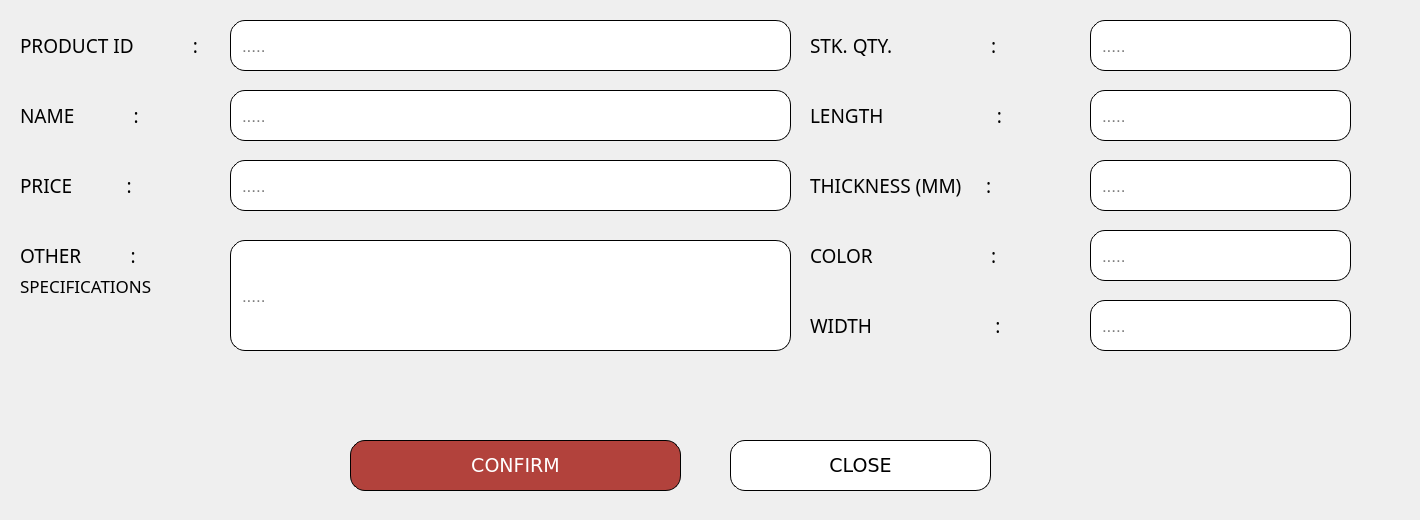
      <widget class="QWidget" name="ADD_OTHER">
       <widget class="QFrame" name="frame_49">
        <property name="geometry">
         <rect>
          <x>-10</x>
          <y>420</y>
          <width>1331</width>
          <height>91</height>
         </rect>
        </property>
        <property name="styleSheet">
         <string notr="true">    background-color: transparent;
</string>
        </property>
        <property name="frameShape">
         <enum>QFrame::StyledPanel</enum>
        </property>
        <property name="frameShadow">
         <enum>QFrame::Raised</enum>
        </property>
        <widget class="QPushButton" name="pushButton_Confirm_OTHERadd">
         <property name="geometry">
          <rect>
           <x>360</x>
           <y>20</y>
           <width>331</width>
           <height>51</height>
          </rect>
         </property>
         <property name="font">
          <font>
           <family>Verdana</family>
           <pointsize>14</pointsize>
          </font>
         </property>
         <property name="styleSheet">
          <string notr="true">    background-color: #b2423c;
    color: white;
    border-radius: 15px;
border: 1px solid #000000; 
    padding: 9px;
font-family: &quot;Verdana&quot;, sans-serif; 
text-align: center;</string>
         </property>
         <property name="text">
          <string>CONFIRM</string>
         </property>
        </widget>
        <widget class="QPushButton" name="pushButton_Close_OTHERadd">
         <property name="geometry">
          <rect>
           <x>740</x>
           <y>20</y>
           <width>261</width>
           <height>51</height>
          </rect>
         </property>
         <property name="font">
          <font>
           <family>Verdana</family>
           <pointsize>14</pointsize>
          </font>
         </property>
         <property name="styleSheet">
          <string notr="true">
/* Default Inactive Button */
QPushButton {
    background-color: #ffffff;
    color: black;
    border-radius: 15px;
border: 1px solid #000000; 
    padding: 9px;
font-family: &quot;Verdana&quot;, sans-serif; 
text-align: center;
}

/* Hover Effect on Inactive Buttons */
QPushButton:hover {
    background-color: #a6a6a6;
    color: white;
}

/* Active Button (Current Page) */
QPushButton#activeButton {
    background-color: #a6a6a6;
    color: white;
}
</string>
         </property>
         <property name="text">
          <string>CLOSE</string>
         </property>
        </widget>
       </widget>
       <widget class="QFrame" name="frame_addspandrel_9">
        <property name="geometry">
         <rect>
          <x>-10</x>
          <y>10</y>
          <width>1411</width>
          <height>411</height>
         </rect>
        </property>
        <property name="styleSheet">
         <string notr="true">    background-color: transparent;
</string>
        </property>
        <property name="frameShape">
         <enum>QFrame::StyledPanel</enum>
        </property>
        <property name="frameShadow">
         <enum>QFrame::Raised</enum>
        </property>
        <widget class="QLabel" name="label_249">
         <property name="geometry">
          <rect>
           <x>30</x>
           <y>10</y>
           <width>241</width>
           <height>51</height>
          </rect>
         </property>
         <property name="font">
          <font>
           <family>Poppins Medium</family>
           <pointsize>14</pointsize>
           <weight>50</weight>
           <bold>false</bold>
          </font>
         </property>
         <property name="styleSheet">
          <string notr="true">    background-color: transparent;
</string>
         </property>
         <property name="text">
          <string>PRODUCT ID            :</string>
         </property>
        </widget>
        <widget class="QLabel" name="label_250">
         <property name="geometry">
          <rect>
           <x>30</x>
           <y>140</y>
           <width>171</width>
           <height>71</height>
          </rect>
         </property>
         <property name="font">
          <font>
           <family>Poppins Medium</family>
           <pointsize>14</pointsize>
           <weight>50</weight>
           <bold>false</bold>
          </font>
         </property>
         <property name="styleSheet">
          <string notr="true">    background-color: transparent;
</string>
         </property>
         <property name="text">
          <string>PRICE           :</string>
         </property>
        </widget>
        <widget class="QLabel" name="label_251">
         <property name="geometry">
          <rect>
           <x>30</x>
           <y>60</y>
           <width>171</width>
           <height>91</height>
          </rect>
         </property>
         <property name="font">
          <font>
           <family>Poppins Medium</family>
           <pointsize>14</pointsize>
           <weight>50</weight>
           <bold>false</bold>
          </font>
         </property>
         <property name="styleSheet">
          <string notr="true">    background-color: transparent;
</string>
         </property>
         <property name="text">
          <string>NAME            :</string>
         </property>
        </widget>
        <widget class="QLineEdit" name="lineEdit_AddOTHER_prodID">
         <property name="geometry">
          <rect>
           <x>240</x>
           <y>10</y>
           <width>561</width>
           <height>51</height>
          </rect>
         </property>
         <property name="font">
          <font>
           <pointsize>13</pointsize>
          </font>
         </property>
         <property name="styleSheet">
          <string notr="true">    background-color: #ffffff;
    color: black;
    border-radius: 15px;
border: 1px solid #000000; 
    padding: 9px;
</string>
         </property>
         <property name="placeholderText">
          <string>.....</string>
         </property>
        </widget>
        <widget class="QLineEdit" name="lineEdit_AddOTHER_Width">
         <property name="geometry">
          <rect>
           <x>1100</x>
           <y>290</y>
           <width>261</width>
           <height>51</height>
          </rect>
         </property>
         <property name="font">
          <font>
           <pointsize>13</pointsize>
          </font>
         </property>
         <property name="styleSheet">
          <string notr="true">    background-color: #ffffff;
    color: black;
    border-radius: 15px;
border: 1px solid #000000; 
    padding: 9px;
</string>
         </property>
         <property name="placeholderText">
          <string>.....</string>
         </property>
        </widget>
        <widget class="QLabel" name="label_252">
         <property name="geometry">
          <rect>
           <x>820</x>
           <y>-50</y>
           <width>271</width>
           <height>171</height>
          </rect>
         </property>
         <property name="font">
          <font>
           <family>Poppins Medium</family>
           <pointsize>14</pointsize>
           <weight>50</weight>
           <bold>false</bold>
          </font>
         </property>
         <property name="styleSheet">
          <string notr="true">    background-color: transparent;
</string>
         </property>
         <property name="text">
          <string>STK. QTY.                    :</string>
         </property>
        </widget>
        <widget class="QLineEdit" name="lineEdit_AddOTHER_Qty">
         <property name="geometry">
          <rect>
           <x>1100</x>
           <y>10</y>
           <width>261</width>
           <height>51</height>
          </rect>
         </property>
         <property name="font">
          <font>
           <pointsize>13</pointsize>
          </font>
         </property>
         <property name="styleSheet">
          <string notr="true">    background-color: #ffffff;
    color: black;
    border-radius: 15px;
border: 1px solid #000000; 
    padding: 9px;
</string>
         </property>
         <property name="placeholderText">
          <string>.....</string>
         </property>
        </widget>
        <widget class="QLabel" name="label_253">
         <property name="geometry">
          <rect>
           <x>820</x>
           <y>270</y>
           <width>261</width>
           <height>91</height>
          </rect>
         </property>
         <property name="font">
          <font>
           <family>Poppins Medium</family>
           <pointsize>14</pointsize>
           <weight>50</weight>
           <bold>false</bold>
          </font>
         </property>
         <property name="styleSheet">
          <string notr="true">    background-color: transparent;
</string>
         </property>
         <property name="text">
          <string>WIDTH                         :</string>
         </property>
        </widget>
        <widget class="QLabel" name="label_254">
         <property name="geometry">
          <rect>
           <x>820</x>
           <y>200</y>
           <width>271</width>
           <height>91</height>
          </rect>
         </property>
         <property name="font">
          <font>
           <family>Poppins Medium</family>
           <pointsize>14</pointsize>
           <weight>50</weight>
           <bold>false</bold>
          </font>
         </property>
         <property name="styleSheet">
          <string notr="true">    background-color: transparent;
</string>
         </property>
         <property name="text">
          <string>COLOR                        :</string>
         </property>
        </widget>
        <widget class="QLineEdit" name="lineEdit_AddOTHER_Color">
         <property name="geometry">
          <rect>
           <x>1100</x>
           <y>220</y>
           <width>261</width>
           <height>51</height>
          </rect>
         </property>
         <property name="font">
          <font>
           <pointsize>13</pointsize>
          </font>
         </property>
         <property name="styleSheet">
          <string notr="true">    background-color: #ffffff;
    color: black;
    border-radius: 15px;
border: 1px solid #000000; 
    padding: 9px;
</string>
         </property>
         <property name="placeholderText">
          <string>.....</string>
         </property>
        </widget>
        <widget class="QLabel" name="label_255">
         <property name="geometry">
          <rect>
           <x>820</x>
           <y>50</y>
           <width>261</width>
           <height>111</height>
          </rect>
         </property>
         <property name="font">
          <font>
           <family>Poppins Medium</family>
           <pointsize>14</pointsize>
           <weight>50</weight>
           <bold>false</bold>
          </font>
         </property>
         <property name="styleSheet">
          <string notr="true">    background-color: transparent;
</string>
         </property>
         <property name="text">
          <string>LENGTH                       :</string>
         </property>
        </widget>
        <widget class="QLineEdit" name="lineEdit_AddOTHER_Length">
         <property name="geometry">
          <rect>
           <x>1100</x>
           <y>80</y>
           <width>261</width>
           <height>51</height>
          </rect>
         </property>
         <property name="font">
          <font>
           <pointsize>13</pointsize>
          </font>
         </property>
         <property name="styleSheet">
          <string notr="true">    background-color: #ffffff;
    color: black;
    border-radius: 15px;
border: 1px solid #000000; 
    padding: 9px;
</string>
         </property>
         <property name="placeholderText">
          <string>.....</string>
         </property>
        </widget>
        <widget class="QLabel" name="label_256">
         <property name="geometry">
          <rect>
           <x>30</x>
           <y>170</y>
           <width>181</width>
           <height>151</height>
          </rect>
         </property>
         <property name="font">
          <font>
           <family>Poppins Medium</family>
           <pointsize>14</pointsize>
           <weight>50</weight>
           <bold>false</bold>
          </font>
         </property>
         <property name="styleSheet">
          <string notr="true">    background-color: transparent;
</string>
         </property>
         <property name="text">
          <string>OTHER          :</string>
         </property>
        </widget>
        <widget class="QLineEdit" name="lineEdit_AddOTHER_Price">
         <property name="geometry">
          <rect>
           <x>240</x>
           <y>150</y>
           <width>561</width>
           <height>51</height>
          </rect>
         </property>
         <property name="font">
          <font>
           <pointsize>13</pointsize>
          </font>
         </property>
         <property name="styleSheet">
          <string notr="true">    background-color: #ffffff;
    color: black;
    border-radius: 15px;
border: 1px solid #000000; 
    padding: 9px;
</string>
         </property>
         <property name="placeholderText">
          <string>.....</string>
         </property>
        </widget>
        <widget class="QLineEdit" name="lineEdit_AddOTHER_OtherSpecifications">
         <property name="geometry">
          <rect>
           <x>240</x>
           <y>230</y>
           <width>561</width>
           <height>111</height>
          </rect>
         </property>
         <property name="font">
          <font>
           <pointsize>13</pointsize>
          </font>
         </property>
         <property name="styleSheet">
          <string notr="true">    background-color: #ffffff;
    color: black;
    border-radius: 15px;
border: 1px solid #000000; 
    padding: 9px;
</string>
         </property>
         <property name="placeholderText">
          <string>.....</string>
         </property>
        </widget>
        <widget class="QLabel" name="label_257">
         <property name="geometry">
          <rect>
           <x>820</x>
           <y>130</y>
           <width>271</width>
           <height>91</height>
          </rect>
         </property>
         <property name="font">
          <font>
           <family>Poppins Medium</family>
           <pointsize>14</pointsize>
           <weight>50</weight>
           <bold>false</bold>
          </font>
         </property>
         <property name="styleSheet">
          <string notr="true">    background-color: transparent;
</string>
         </property>
         <property name="text">
          <string>THICKNESS (MM)     :</string>
         </property>
        </widget>
        <widget class="QLineEdit" name="lineEdit_AddOTHER_Thickness">
         <property name="geometry">
          <rect>
           <x>1100</x>
           <y>150</y>
           <width>261</width>
           <height>51</height>
          </rect>
         </property>
         <property name="font">
          <font>
           <pointsize>13</pointsize>
          </font>
         </property>
         <property name="styleSheet">
          <string notr="true">    background-color: #ffffff;
    color: black;
    border-radius: 15px;
border: 1px solid #000000; 
    padding: 9px;
</string>
         </property>
         <property name="placeholderText">
          <string>.....</string>
         </property>
        </widget>
        <widget class="QLabel" name="label_258">
         <property name="geometry">
          <rect>
           <x>30</x>
           <y>250</y>
           <width>211</width>
           <height>51</height>
          </rect>
         </property>
         <property name="font">
          <font>
           <family>Poppins Medium</family>
           <pointsize>13</pointsize>
           <weight>50</weight>
           <bold>false</bold>
          </font>
         </property>
         <property name="styleSheet">
          <string notr="true">    background-color: transparent;
</string>
         </property>
         <property name="text">
          <string>SPECIFICATIONS</string>
         </property>
        </widget>
        <widget class="QLineEdit" name="lineEdit_AddOTHER_Name">
         <property name="geometry">
          <rect>
           <x>240</x>
           <y>80</y>
           <width>561</width>
           <height>51</height>
          </rect>
         </property>
         <property name="font">
          <font>
           <pointsize>13</pointsize>
          </font>
         </property>
         <property name="styleSheet">
          <string notr="true">    background-color: #ffffff;
    color: black;
    border-radius: 15px;
border: 1px solid #000000; 
    padding: 9px;
</string>
         </property>
         <property name="placeholderText">
          <string>.....</string>
         </property>
        </widget>
       </widget>
      </widget>
